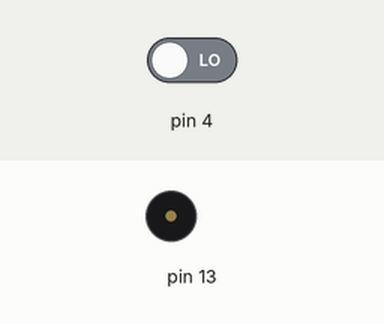
Simulated run of this sketch. Board: Arduino Uno, built with avr-gcc and run on an emulated ATmega328P. Parts: buzzer (waves = sounding). Inputs (shaded band) come from the test bench; at power-on: pin 4 LOW.

Above: at 0.1 s.
Timing chart, 0 to 1.6 s (numbered marks = the images above):
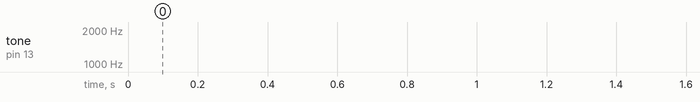

The sketch:

index.ino
```cpp
void setup()
{
  pinMode(13, OUTPUT);
  pinMode(4, INPUT);
  Serial.begin(9600);
}

void loop()
{
  int gerak = digitalRead(4);

  /*if (gerak == HIGH) {
  	tone(13, 200);
  }else {
    noTone(13);
  }*/

  for (int i = 500; i <= 2000; i++) {
   tone(13, i);
   delay(1);
  }

  for (int i = 2000; i >= 500; i--) {
   tone(13, i);
   delay(1);
  }

}
```
